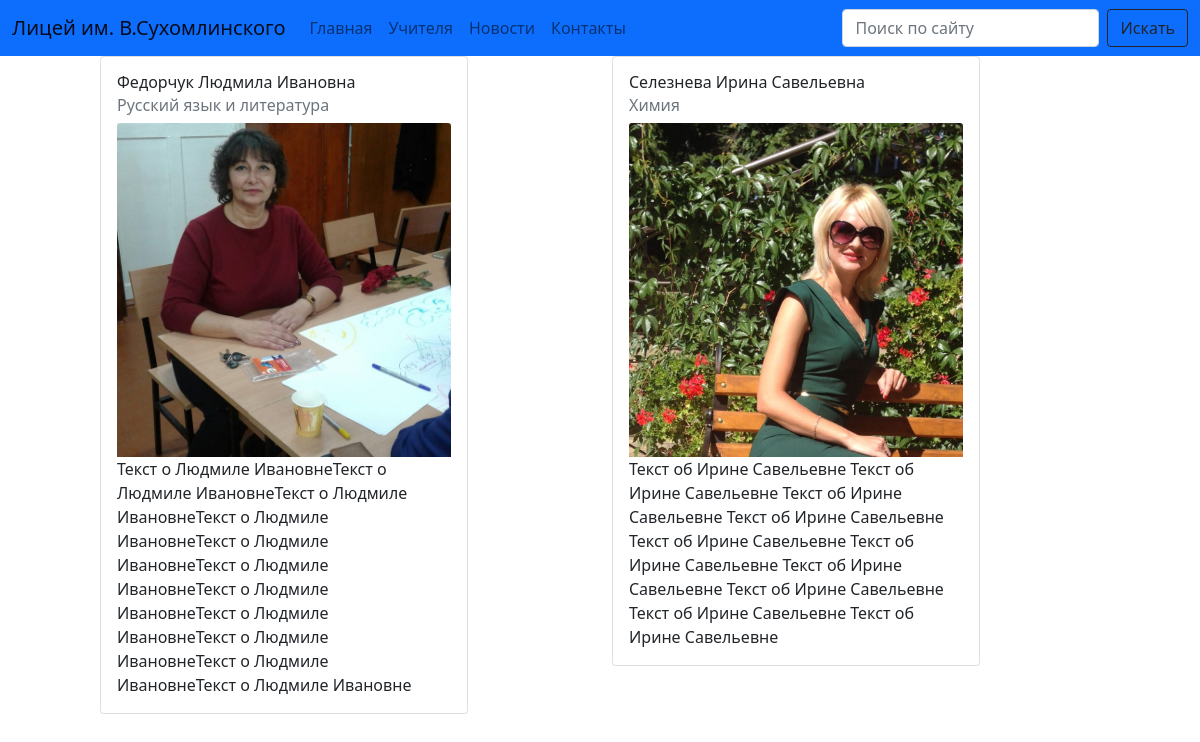
Before: /teachers/ with the older database file.
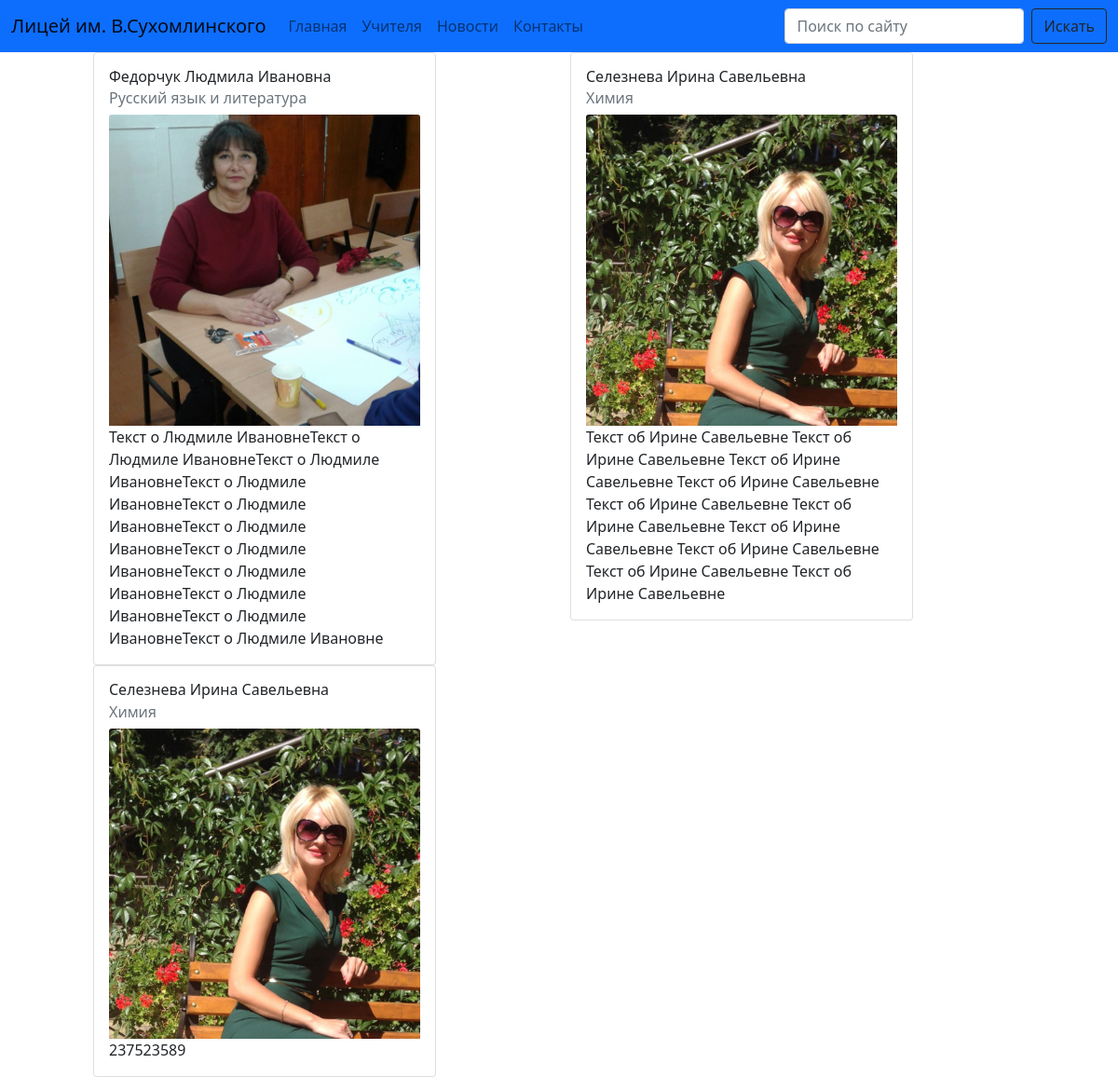
After: the same page with the newer database file.
### teachers/models.py (models this page shows, shortened)
class Teacher(models.Model):
    full_name = models.CharField(max_length=255, verbose_name="ФИО")
    subject = models.CharField(max_length=100, choices=SUBJECT_CHOICES, verbose_name="Предмет")
    description = models.TextField(null=True, blank=True, verbose_name="Описание")
    image = models.ImageField(upload_to='teachers/', verbose_name="Фотография")
    slug = models.SlugField(verbose_name="URL", null=True, blank=True)
    class Meta:
        verbose_name = 'Учитель'
        verbose_name_plural = 'Учителя'

### teachers/views.py (the view)
# urls.py: path('teachers/', views.teacher_page, name='teachers'),
def teacher_page(request):
    teachers = Teacher.objects.all()
    search_query = request.GET.get('search', '')
    if search_query and search_query != '':
        teachers = Teacher.objects.filter(Q(full_name__icontains=search_query)|
        Q(description__icontains=search_query)|
        Q(subject__icontains=search_query)
        )
    else:
        teachers = Teacher.objects.all()
    context = {
        'teachers': teachers
    }
    return render(request, 'teachers/teachers.html', context)

### teachers/templates/teachers/teachers.html
{% extends 'main/base.html' %}
{% load i18n %}
{% block content %}
<div class="container">
    <div class="row">
        {% for teacher in teachers %}
        <div class="col">
            <div class="card" style="width: 23rem;">
                <div class="card-body">
                    <h5 class="card-title">{{ teacher.full_name }}</h5>
                    <h6 class="card-subtitle mb-2 text-muted">{{ teacher.subject|capfirst }}</h6>
                    <img src="{{ teacher.image.url }}" class="card-img-top" alt="{{ teacher.full_name }}">
                    <p class="card-text">{{ teacher.description }}</p>
                </div>
            </div>
        </div>
        {% endfor %}
    </div>
</div>
{% endblock content %}

Changed rows visible on the page:
added Teacher: full_name "Селезнева Ирина Савельевна", subject "Химия", image (picture), description "237523589"
